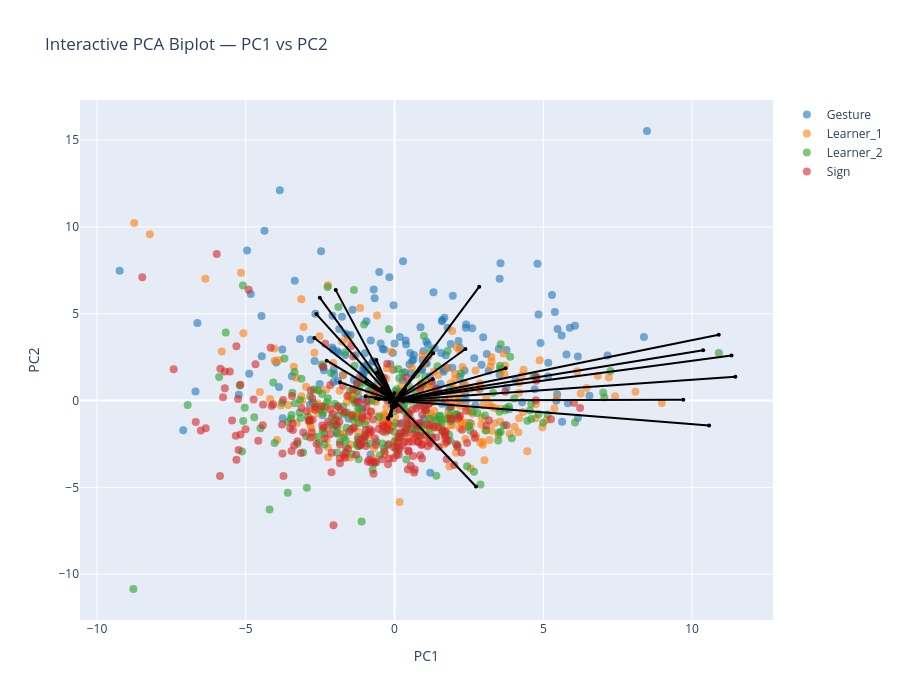

Notebook cell for this chart:
### Markdown cell above
### Biplot PC1-PC2

### Code cell
pcs_to_plot = [1, 2]  # PC1–PC2

sig_features_GS = (
    df_sig_vars_GS[
        (df_sig_vars_GS["sig_loading"]) &
        (df_sig_vars_GS["PC"].isin(pcs_to_plot))
    ]["feature"]
    .unique()
)

feature_names = df_clean.columns[:-1]
selected_vars = [feature_names.get_loc(f) for f in sig_features_GS if f in feature_names]

arrow_strength = (
    df_sig_vars_GS[df_sig_vars_GS["PC"].isin([1,2])]
    .groupby("feature")["index_loading"]
    .mean()
    .to_dict()
)

interactive_PCA_biplot(
    score=x_new_GS, 
    coeff=loadings_GS, 
    labels=feature_names, 
    y=y, 
    selected_vars=selected_vars, 
    pc_x=1, pc_y=2,
    show_labels=False,
    le=le,
    arrow_strength=arrow_strength
)

# static plot
static_PCA_biplot(
    score=x_new_GS, 
    coeff=loadings_GS, 
    labels=feature_names, 
    y=y, 
    selected_vars=selected_vars, 
    pc_x=1, pc_y=2,
    show_labels=False,
    arrow_strength=arrow_strength,
    le=le,
    save_path=os.path.join(curfolder, "Plots", "PCA_GS_all_PC1_2_biplot.png")
)

### Figure 1 — Plotly figure (JSON) as saved in the notebook; plotly's stock layout.template omitted (floating-point values rounded to 4 significant figures; data arrays with more than 128 entries replaced by an {"elided": "..."} marker saying what was removed)
{"data": [{"hoverinfo": "text", "marker": {"color": "#1f77b4", "opacity": 0.6, "size": 8}, "mode": "markers", "name": "Gesture", "showlegend": true, "text": {"elided": "197 str values"}, "type": "scatter", "x": {"elided": "197 float values"}, "y": {"elided": "197 float values"}}, {"hoverinfo": "text", "marker": {"color": "#ff7f0e", "opacity": 0.6, "size": 8}, "mode": "markers", "name": "Learner_1", "showlegend": true, "text": {"elided": "236 str values"}, "type": "scatter", "x": {"elided": "236 float values"}, "y": {"elided": "236 float values"}}, {"hoverinfo": "text", "marker": {"color": "#2ca02c", "opacity": 0.6, "size": 8}, "mode": "markers", "name": "Learner_2", "showlegend": true, "text": {"elided": "223 str values"}, "type": "scatter", "x": {"elided": "223 float values"}, "y": {"elided": "223 float values"}}, {"hoverinfo": "text", "marker": {"color": "#d62728", "opacity": 0.6, "size": 8}, "mode": "markers", "name": "Sign", "showlegend": true, "text": {"elided": "246 str values"}, "type": "scatter", "x": {"elided": "246 float values"}, "y": {"elided": "246 float values"}}, {"hoverinfo": "text", "hovertext": "gross__magnitude__arm_speed_Gmean", "line": {"color": "black"}, "marker": {"size": 4}, "mode": "lines+markers", "showlegend": false, "textposition": "top center", "type": "scatter", "x": [0, 1.3], "y": [0, 2.729]}, {"hoverinfo": "text", "hovertext": "gross__variability__arm_speed_Gstd", "line": {"color": "black"}, "marker": {"size": 4}, "mode": "lines+markers", "showlegend": false, "textposition": "top center", "type": "scatter", "x": [0, 10.9], "y": [0, 3.79]}, {"hoverinfo": "text", "hovertext": "gross__magnitude__arm_speed_peak_mean", "line": {"color": "black"}, "marker": {"size": 4}, "mode": "lines+markers", "showlegend": false, "textposition": "top center", "type": "scatter", "x": [0, 10.37], "y": [0, 2.901]}, {"hoverinfo": "text", "hovertext": "gross__variability__arm_speed_peak_std", "line": {"color": "black"}, "marker": {"size": 4}, "mode": "lines+markers", "showlegend": false, "textposition": "top center", "type": "scatter", "x": [0, 0.2881], "y": [0, 0.4007]}, {"hoverinfo": "text", "hovertext": "gross__rhythm__arm_speed_peak_n", "line": {"color": "black"}, "marker": {"size": 4}, "mode": "lines+markers", "showlegend": false, "textposition": "top center", "type": "scatter", "x": [0, -2.511], "y": [0, 5.924]}, {"hoverinfo": "text", "hovertext": "gross__rhythm__arm_speed_peak_rate", "line": {"color": "black"}, "marker": {"size": 4}, "mode": "lines+markers", "showlegend": false, "textposition": "top center", "type": "scatter", "x": [0, -2.28], "y": [0, 2.292]}, {"hoverinfo": "text", "hovertext": "gross__rhythm__arm_speed_mod_depth", "line": {"color": "black"}, "marker": {"size": 4}, "mode": "lines+markers", "showlegend": false, "textposition": "top center", "type": "scatter", "x": [0, 10.57], "y": [0, -1.433]}, {"hoverinfo": "text", "hovertext": "gross__magnitude__arm_acc_Gmean", "line": {"color": "black"}, "marker": {"size": 4}, "mode": "lines+markers", "showlegend": false, "textposition": "top center", "type": "scatter", "x": [0, 3.735], "y": [0, 1.853]}, {"hoverinfo": "text", "hovertext": "gross__variability__arm_acc_Gstd", "line": {"color": "black"}, "marker": {"size": 4}, "mode": "lines+markers", "showlegend": false, "textposition": "top center", "type": "scatter", "x": [0, 11.33], "y": [0, 2.597]}, {"hoverinfo": "text", "hovertext": "gross__magnitude__arm_acc_peak_mean", "line": {"color": "black"}, "marker": {"size": 4}, "mode": "lines+markers", "showlegend": false, "textposition": "top center", "type": "scatter", "x": [0, 11.45], "y": [0, 1.376]}, {"hoverinfo": "text", "hovertext": "gross__variability__arm_acc_peak_std", "line": {"color": "black"}, "marker": {"size": 4}, "mode": "lines+markers", "showlegend": false, "textposition": "top center", "type": "scatter", "x": [0, 1.284], "y": [0, 1.229]}, {"hoverinfo": "text", "hovertext": "gross__rhythm__arm_acc_peak_n", "line": {"color": "black"}, "marker": {"size": 4}, "mode": "lines+markers", "showlegend": false, "textposition": "top center", "type": "scatter", "x": [0, -1.976], "y": [0, 6.357]}, {"hoverinfo": "text", "hovertext": "gross__rhythm__arm_acc_peak_rate", "line": {"color": "black"}, "marker": {"size": 4}, "mode": "lines+markers", "showlegend": false, "textposition": "top center", "type": "scatter", "x": [0, -2.695], "y": [0, 3.603]}, {"hoverinfo": "text", "hovertext": "gross__rhythm__arm_acc_mod_depth", "line": {"color": "black"}, "marker": {"size": 4}, "mode": "lines+markers", "showlegend": false, "textposition": "top center", "type": "scatter", "x": [0, 9.703], "y": [0, 0.04519]}, {"hoverinfo": "text", "hovertext": "gross__magnitude__arm_speed_integral", "line": {"color": "black"}, "marker": {"size": 4}, "mode": "lines+markers", "showlegend": false, "textposition": "top center", "type": "scatter", "x": [0, 2.847], "y": [0, 6.556]}, {"hoverinfo": "text", "hovertext": "gross__rhythm__arm_speed_sampen", "line": {"color": "black"}, "marker": {"size": 4}, "mode": "lines+markers", "showlegend": false, "textposition": "top center", "type": "scatter", "x": [0, -1.83], "y": [0, 1.045]}, {"hoverinfo": "text", "hovertext": "gross__smoothness__arm_intermittency", "line": {"color": "black"}, "marker": {"size": 4}, "mode": "lines+markers", "showlegend": false, "textposition": "top center", "type": "scatter", "x": [0, 0.6184], "y": [0, 1.352]}, {"hoverinfo": "text", "hovertext": "gross__smoothness__arm_sparc", "line": {"color": "black"}, "marker": {"size": 4}, "mode": "lines+markers", "showlegend": false, "textposition": "top center", "type": "scatter", "x": [0, -0.9579], "y": [0, 1.111]}, {"hoverinfo": "text", "hovertext": "gross__rhythm__band1_centroid_totalarm", "line": {"color": "black"}, "marker": {"size": 4}, "mode": "lines+markers", "showlegend": false, "textposition": "top center", "type": "scatter", "x": [0, -0.6112], "y": [0, 2.335]}, {"hoverinfo": "text", "hovertext": "gross__rhythm__band1_band_power_totalarm", "line": {"color": "black"}, "marker": {"size": 4}, "mode": "lines+markers", "showlegend": false, "textposition": "top center", "type": "scatter", "x": [0, 2.736], "y": [0, -4.947]}, {"hoverinfo": "text", "hovertext": "gross__rhythm__band1_entropy_totalarm", "line": {"color": "black"}, "marker": {"size": 4}, "mode": "lines+markers", "showlegend": false, "textposition": "top center", "type": "scatter", "x": [0, -0.5868], "y": [0, 1.613]}, {"hoverinfo": "text", "hovertext": "gross__rhythm__band2_dom_freq_totalarm", "line": {"color": "black"}, "marker": {"size": 4}, "mode": "lines+markers", "showlegend": false, "textposition": "top center", "type": "scatter", "x": [0, -0.4556], "y": [0, 0.6699]}, {"hoverinfo": "text", "hovertext": "gross__rhythm__band2_centroid_totalarm", "line": {"color": "black"}, "marker": {"size": 4}, "mode": "lines+markers", "showlegend": false, "textposition": "top center", "type": "scatter", "x": [0, -0.6194], "y": [0, 0.1341]}, {"hoverinfo": "text", "hovertext": "gross__rhythm__band2_band_power_totalarm", "line": {"color": "black"}, "marker": {"size": 4}, "mode": "lines+markers", "showlegend": false, "textposition": "top center", "type": "scatter", "x": [0, -2.627], "y": [0, 4.975]}, {"hoverinfo": "text", "hovertext": "gross__rhythm__band2_entropy_totalarm", "line": {"color": "black"}, "marker": {"size": 4}, "mode": "lines+markers", "showlegend": false, "textposition": "top center", "type": "scatter", "x": [0, -0.5299], "y": [0, 0.07854]}, {"hoverinfo": "text", "hovertext": "gross__rhythm__band3_band_power_totalarm", "line": {"color": "black"}, "marker": {"size": 4}, "mode": "lines+markers", "showlegend": false, "textposition": "top center", "type": "scatter", "x": [0, -0.9728], "y": [0, 0.2436]}, {"hoverinfo": "text", "hovertext": "gross__magnitude__bbmv_arms_total", "line": {"color": "black"}, "marker": {"size": 4}, "mode": "lines+markers", "showlegend": false, "textposition": "top center", "type": "scatter", "x": [0, 2.382], "y": [0, 2.966]}, {"hoverinfo": "text", "hovertext": "gross__coordination__arm_coupling", "line": {"color": "black"}, "marker": {"size": 4}, "mode": "lines+markers", "showlegend": false, "textposition": "top center", "type": "scatter", "x": [0, 0.3043], "y": [0, -0.05943]}, {"hoverinfo": "text", "hovertext": "fine__variability__thumb_opposition_std", "line": {"color": "black"}, "marker": {"size": 4}, "mode": "lines+markers", "showlegend": false, "textposition": "top center", "type": "scatter", "x": [0, 0.07369], "y": [0, -0.06959]}, {"hoverinfo": "text", "hovertext": "fine__handshape__handshape_size_mean", "line": {"color": "black"}, "marker": {"size": 4}, "mode": "lines+markers", "showlegend": false, "textposition": "top center", "type": "scatter", "x": [0, 0.3075], "y": [0, 0.5277]}, {"hoverinfo": "text", "hovertext": "fine__variability__handshape_size_std", "line": {"color": "black"}, "marker": {"size": 4}, "mode": "lines+markers", "showlegend": false, "textposition": "top center", "type": "scatter", "x": [0, 0.3564], "y": [0, 0.6524]}, {"hoverinfo": "text", "hovertext": "fine__coordination__finger_independence", "line": {"color": "black"}, "marker": {"size": 4}, "mode": "lines+markers", "showlegend": false, "textposition": "top center", "type": "scatter", "x": [0, -0.1493], "y": [0, -0.09792]}, {"hoverinfo": "text", "hovertext": "fine__variability__flexion_entropy", "line": {"color": "black"}, "marker": {"size": 4}, "mode": "lines+markers", "showlegend": false, "textposition": "top center", "type": "scatter", "x": [0, -0.1386], "y": [0, 0.1852]}, {"hoverinfo": "text", "hovertext": "gross__rhythm__band1_dom_freq_totalarm", "line": {"color": "black"}, "marker": {"size": 4}, "mode": "lines+markers", "showlegend": false, "textposition": "top center", "type": "scatter", "x": [0, -0.01358], "y": [0, 0.4163]}, {"hoverinfo": "text", "hovertext": "gross__rhythm__band3_dom_freq_totalarm", "line": {"color": "black"}, "marker": {"size": 4}, "mode": "lines+markers", "showlegend": false, "textposition": "top center", "type": "scatter", "x": [0, 0.01801], "y": [0, -0.08338]}, {"hoverinfo": "text", "hovertext": "gross__rhythm__band3_centroid_totalarm", "line": {"color": "black"}, "marker": {"size": 4}, "mode": "lines+markers", "showlegend": false, "textposition": "top center", "type": "scatter", "x": [0, -0.03457], "y": [0, -0.3739]}, {"hoverinfo": "text", "hovertext": "gross__rhythm__band3_entropy_totalarm", "line": {"color": "black"}, "marker": {"size": 4}, "mode": "lines+markers", "showlegend": false, "textposition": "top center", "type": "scatter", "x": [0, -0.0344], "y": [0, -0.3243]}, {"hoverinfo": "text", "hovertext": "fine__handshape__fingertip_spread_mean", "line": {"color": "black"}, "marker": {"size": 4}, "mode": "lines+markers", "showlegend": false, "textposition": "top center", "type": "scatter", "x": [0, -0.1159], "y": [0, -0.8761]}, {"hoverinfo": "text", "hovertext": "fine__variability__fingertip_spread_std", "line": {"color": "black"}, "marker": {"size": 4}, "mode": "lines+markers", "showlegend": false, "textposition": "top center", "type": "scatter", "x": [0, -0.2047], "y": [0, -1.046]}, {"hoverinfo": "text", "hovertext": "fine__handshape__thumb_index_mean", "line": {"color": "black"}, "marker": {"size": 4}, "mode": "lines+markers", "showlegend": false, "textposition": "top center", "type": "scatter", "x": [0, -0.225], "y": [0, -1.012]}, {"hoverinfo": "text", "hovertext": "fine__variability__thumb_index_std", "line": {"color": "black"}, "marker": {"size": 4}, "mode": "lines+markers", "showlegend": false, "textposition": "top center", "type": "scatter", "x": [0, 0.0356], "y": [0, -0.3284]}, {"hoverinfo": "text", "hovertext": "fine__handshape__mcp_tip_mean", "line": {"color": "black"}, "marker": {"size": 4}, "mode": "lines+markers", "showlegend": false, "textposition": "top center", "type": "scatter", "x": [0, -0.03146], "y": [0, -0.3719]}, {"hoverinfo": "text", "hovertext": "fine__variability__mcp_tip_std", "line": {"color": "black"}, "marker": {"size": 4}, "mode": "lines+markers", "showlegend": false, "textposition": "top center", "type": "scatter", "x": [0, -0.03992], "y": [0, -0.2641]}, {"hoverinfo": "text", "hovertext": "fine__handshape__thumb_opposition_mean", "line": {"color": "black"}, "marker": {"size": 4}, "mode": "lines+markers", "showlegend": false, "textposition": "top center", "type": "scatter", "x": [0, -0.09934], "y": [0, -0.3113]}, {"hoverinfo": "text", "hovertext": "fine__variability__handshape_variability", "line": {"color": "black"}, "marker": {"size": 4}, "mode": "lines+markers", "showlegend": false, "textposition": "top center", "type": "scatter", "x": [0, 0.07163], "y": [0, -0.2856]}, {"hoverinfo": "text", "hovertext": "fine__variability__flexion_speed_std", "line": {"color": "black"}, "marker": {"size": 4}, "mode": "lines+markers", "showlegend": false, "textposition": "top center", "type": "scatter", "x": [0, -0.01663], "y": [0, -0.07274]}], "layout": {"height": 700, "hovermode": "closest", "title": {"text": "Interactive PCA Biplot — PC1 vs PC2"}, "width": 900, "xaxis": {"title": {"text": "PC1"}}, "yaxis": {"title": {"text": "PC2"}}}}
